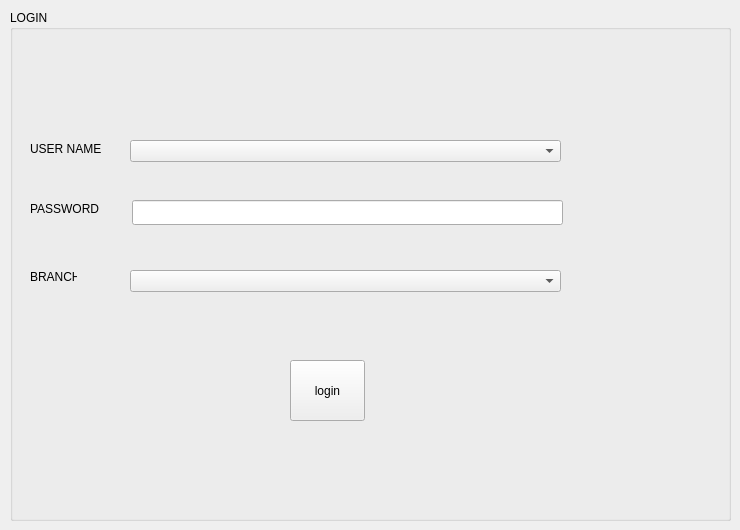
    <widget class="QWidget" name="tab_25">
     <attribute name="title">
      <string>LOGIN</string>
     </attribute>
     <widget class="QGroupBox" name="groupBox_26">
      <property name="geometry">
       <rect>
        <x>10</x>
        <y>10</y>
        <width>721</width>
        <height>511</height>
       </rect>
      </property>
      <property name="title">
       <string>LOGIN</string>
      </property>
      <widget class="QLineEdit" name="lineEdit_54">
       <property name="geometry">
        <rect>
         <x>122</x>
         <y>190</y>
         <width>431</width>
         <height>25</height>
        </rect>
       </property>
      </widget>
      <widget class="QLabel" name="label_98">
       <property name="geometry">
        <rect>
         <x>20</x>
         <y>130</y>
         <width>91</width>
         <height>17</height>
        </rect>
       </property>
       <property name="text">
        <string>USER NAME</string>
       </property>
      </widget>
      <widget class="QLabel" name="label_99">
       <property name="geometry">
        <rect>
         <x>20</x>
         <y>190</y>
         <width>91</width>
         <height>17</height>
        </rect>
       </property>
       <property name="text">
        <string>PASSWORD</string>
       </property>
      </widget>
      <widget class="QComboBox" name="comboBox_32">
       <property name="geometry">
        <rect>
         <x>120</x>
         <y>260</y>
         <width>431</width>
         <height>22</height>
        </rect>
       </property>
      </widget>
      <widget class="QLabel" name="label_131">
       <property name="geometry">
        <rect>
         <x>20</x>
         <y>260</y>
         <width>47</width>
         <height>13</height>
        </rect>
       </property>
       <property name="text">
        <string>BRANCH</string>
       </property>
      </widget>
      <widget class="QComboBox" name="comboBox_33">
       <property name="geometry">
        <rect>
         <x>120</x>
         <y>130</y>
         <width>431</width>
         <height>22</height>
        </rect>
       </property>
      </widget>
      <widget class="QPushButton" name="pushButton_6">
       <property name="geometry">
        <rect>
         <x>280</x>
         <y>350</y>
         <width>75</width>
         <height>61</height>
        </rect>
       </property>
       <property name="text">
        <string>login</string>
       </property>
      </widget>
     </widget>
    </widget>
